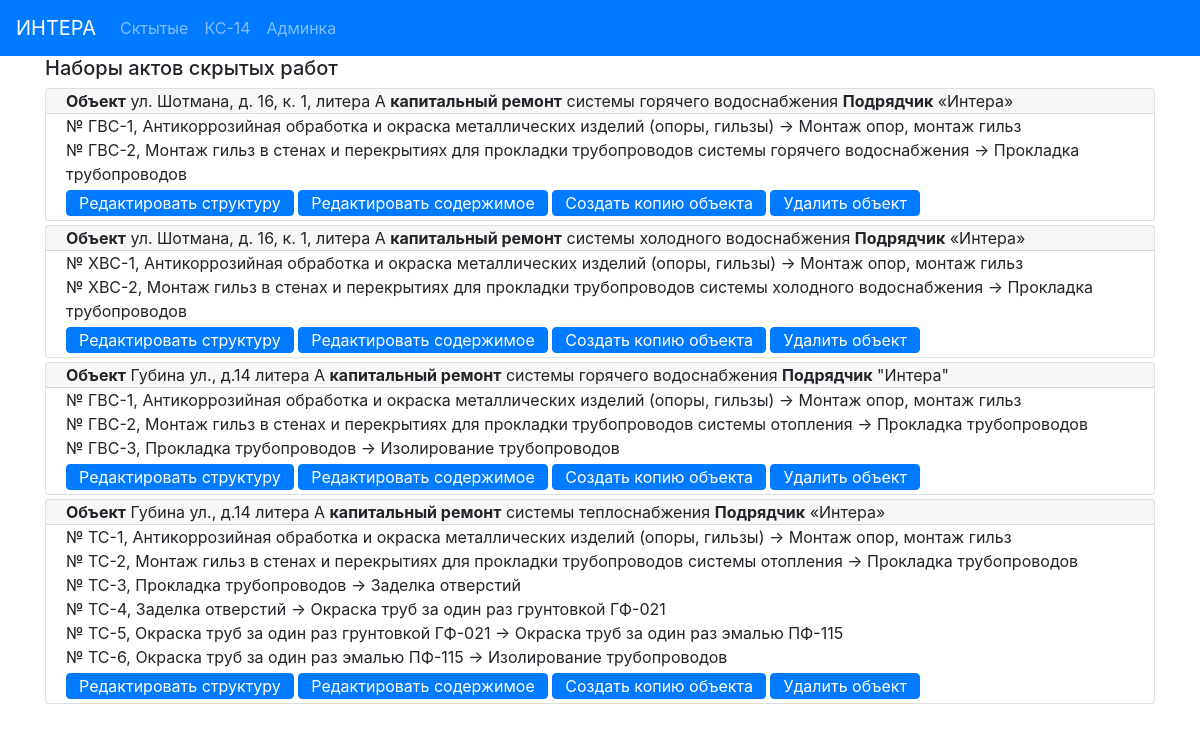
/actbase/, run on an earlier commit of the app's database.
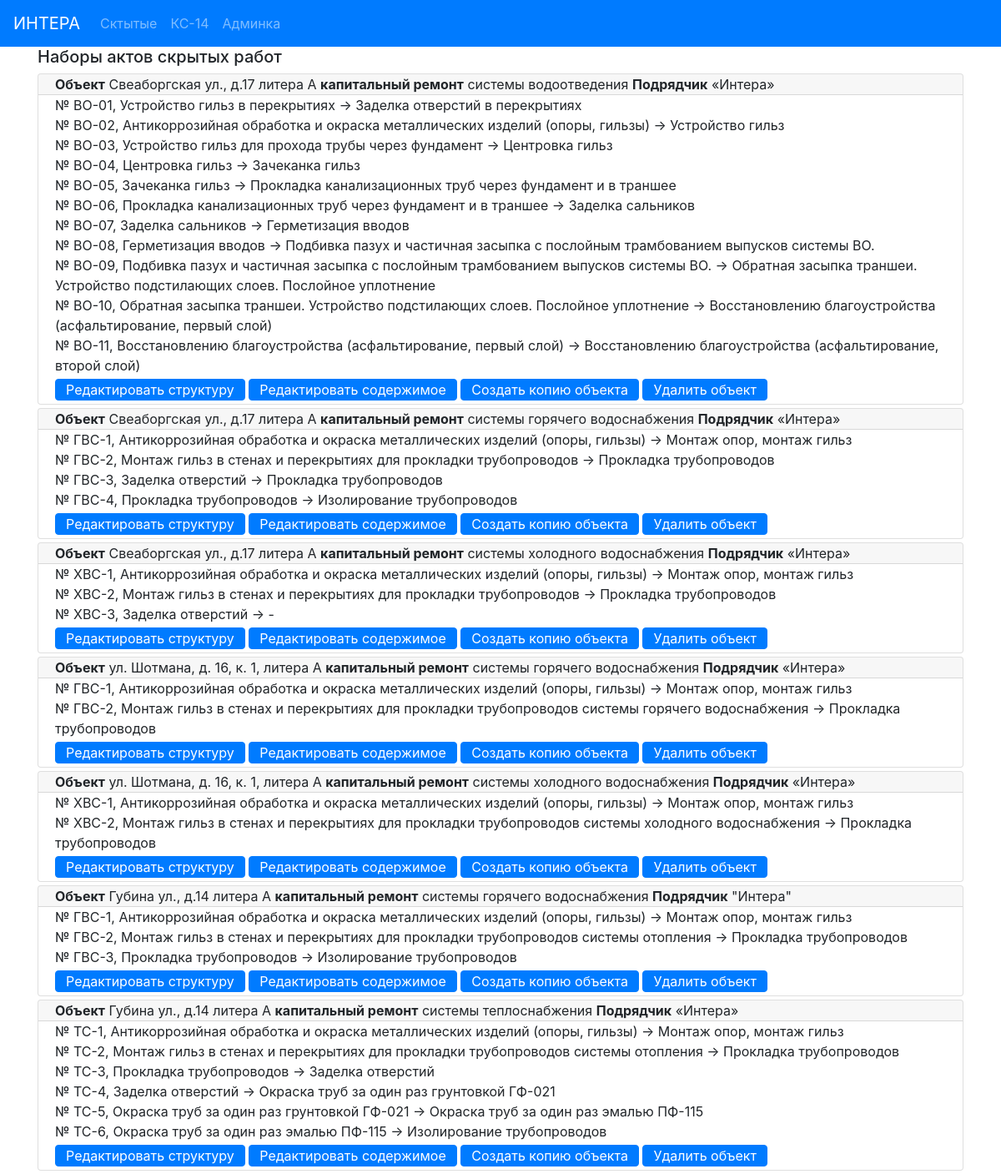
And on a later commit of the database.
### hiddenactsbase/models.py (models this page shows, shortened)
class ObjectActs (models.Model):
    address = models.CharField(max_length=100, verbose_name='Адрес', blank=False)
    system_type = models.CharField(max_length=100, verbose_name='тип')
    designer = models.CharField(max_length=200, verbose_name='Проектант')
    contractor = models.CharField(max_length=300, verbose_name='Подрядчик',
                                  default='Общество с ограниченной ответственностью «Интера».' +
                                          'Свидетельство о государственной регистрации серия 78' +
                                          '№007274277 от  02.09.2009, ОГРН 1097847236783, ' +
                                          'ИНН 7805498649, 198188, г. Санкт-Петербург,' +
                                          ' ул. Возрождения, д.20, литер А, тел. 242-78-10.')
    supervisor_engineer = models.CharField(max_length=100, verbose_name='Технадзор')
    contractor_engineer = models.CharField(max_length=100, verbose_name='Прораб')
    project_number = models.CharField(max_length=100, verbose_name='Ном. проекта')
    exec_documents = models.CharField(max_length=100, verbose_name='Исполн.')
    supervisor_engineer_decree = models.CharField(max_length=100, verbose_name=' ')
    contractor_engineer_decree = models.CharField(max_length=100, verbose_name=' ')
    acts = models.ManyToManyField('HiddenActIS', blank=True, related_name='object_acts')
    class Meta:
        verbose_name = 'Набор актов объекта '
    def get_absolute_url(self):
        return reverse('object_detail_url', kwargs={'pk': self.pk})
    def get_edit_url(self):
        return reverse('object_edit_url', kwargs={'pk': self.pk})
    def get_short_contractor(self):
        s = re.findall(r"[\"\«\»\']\D+?[\"\«\»\']", self.contractor)
        if len(s) == 0:
            return self.contractor
        else:
            return s[0]

class HiddenActIS (models.Model):
    act_number = models.CharField(max_length=20, verbose_name='Ном. Акта', blank=True)
    act_date = models.CharField(max_length=50, verbose_name='Дата Акта')
    presented_work = models.CharField(max_length=200, verbose_name='Предъявл.')
    materials = models.CharField(max_length=200, verbose_name='Материалы')
    permitted_work = models.CharField(max_length=200, verbose_name='Разрешено')
    begin_date = models.CharField(max_length=50, verbose_name='От:')
    end_date = models.CharField(max_length=50, verbose_name='До:')
    class Meta:
        ordering = ['act_number']
        verbose_name = 'Акт скрытых инженерка '

### hiddenactsbase/views.py (the view)
# urls.py: path('', ObjectsList.as_view(), name='objects_list_url'),
class ObjectsList(View):
    @staticmethod
    def get(request):
        objs = ObjectActs.objects.order_by("-id")
        return render(request, 'hiddenactsbase/index.html',
                      context={'objects_acts': objs})

### hiddenactsbase/templates/hiddenactsbase/index.html
{% extends 'base.html' %}
{% block mycontent %}
    <div class="container">
        <h5>Наборы актов скрытых работ</h5>
    </div>
    <div class="container">
    {% for obj in objects_acts %}
        <div class="card my-1">
          <div class="card-header py-0 ">
              <b>Объект</b> {{ obj.address }} <b>капитальный ремонт</b> {{ obj.system_type }} <b>Подрядчик</b> {{ obj.get_short_contractor }}
          </div>
          <div class="card-body py-0">
            {% for act in  obj.acts.all %}
                <p class="card-text mb-0"> № {{ act.act_number }}, {{ act.presented_work }} -> {{ act.permitted_work }}</p>
            {% endfor %}
            <a href="{{ obj.get_absolute_url }}" class="btn btn-primary  my-1 py-0">Редактировать структуру</a>
            <a href="{{ obj.get_edit_url }}" class="btn btn-primary  my-1 py-0">Редактировать содержимое</a>
            <a href="{% url 'copy_object' obj.pk %}" class="btn btn-primary  my-1 py-0">Создать копию объекта</a>
            <a href="{% url 'delete_object' obj.pk %}" class="btn btn-primary  my-1 py-0">Удалить объект</a>
          </div>
        </div>
    {% endfor %}
    </div>
{% endblock %}

### templates/base.html (shortened to what this page needs)
<!DOCTYPE html>
{% load static %}
<html lang="ru">
<head>
    <link rel="stylesheet" href="https://stackpath.bootstrapcdn.com/bootstrap/4.1.3/css/bootstrap.min.css"
>
    <link rel="stylesheet" href="{% static 'css/style.css' %}">
</head>
<body>
    <nav class="navbar navbar-expand-lg navbar-dark bg-primary">
        <a class="navbar-brand" href="/">ИНТЕРА</a>
        <div class="collapse navbar-collapse" id="navbarNavAltMarkup">
            <div class="navbar-nav">
                <a class="nav-item nav-link " href="{% url 'objects_list_url' %}">Сктытые <span class="sr-only">(current)</span></a>
                <a class="nav-item nav-link " href="{% url 'ks14_list_url' %}">КС-14</a>
                <a class="nav-item nav-link" href="/admin">Админка</a>
            </div>
        </div>
    </nav>
    {% block mycontent %}
    {% endblock %}
</body>
</html>

What changed in the data, as far as the page shows it:
added ObjectActs: address "Свеаборгская ул., д.17 литера А", system_type "системы водоотведения", get_short_contractor "«Интера»"
added HiddenActIS: act_number "ВО-01", presented_work "Устройство гильз в перекрытиях", permitted_work "Заделка отверстий в перекрытиях", shown under "Свеаборгская ул., д.17 литера А"
added HiddenActIS: act_number "ВО-02", presented_work "Антикоррозийная обработка и окраска металлических изделий (опоры, гильзы)", permitted_work "Устройство гильз", shown under "Свеаборгская ул., д.17 литера А"
added HiddenActIS: act_number "ВО-03", presented_work "Устройство гильз для прохода трубы через фундамент", permitted_work "Центровка гильз", shown under "Свеаборгская ул., д.17 литера А"
added HiddenActIS: act_number "ВО-04", presented_work "Центровка гильз", permitted_work "Зачеканка гильз", shown under "Свеаборгская ул., д.17 литера А"
added HiddenActIS: act_number "ВО-05", presented_work "Зачеканка гильз", permitted_work "Прокладка канализационных труб через фундамент и в траншее", shown under "Свеаборгская ул., д.17 литера А"
added HiddenActIS: act_number "ВО-06", presented_work "Прокладка канализационных труб через фундамент и в траншее", permitted_work "Заделка сальников", shown under "Свеаборгская ул., д.17 литера А"
added HiddenActIS: act_number "ВО-07", presented_work "Заделка сальников", permitted_work "Герметизация вводов", shown under "Свеаборгская ул., д.17 литера А"
added HiddenActIS: act_number "ВО-08", presented_work "Герметизация вводов", permitted_work "Подбивка пазух и частичная засыпка с послойным трамбованием выпусков системы ВО.", shown under "Свеаборгская ул., д.17 литера А"
added HiddenActIS: act_number "ВО-09", presented_work "Подбивка пазух и частичная засыпка с послойным трамбованием выпусков системы ВО.", permitted_work "Обратная засыпка траншеи. Устройство подстилающих слоев. Послойное уплотнение", shown under "Свеаборгская ул., д.17 литера А"
added HiddenActIS: act_number "ВО-10", presented_work "Обратная засыпка траншеи. Устройство подстилающих слоев. Послойное уплотнение", permitted_work "Восстановлению благоустройства (асфальтирование, первый слой)", shown under "Свеаборгская ул., д.17 литера А"
added HiddenActIS: act_number "ВО-11", presented_work "Восстановлению благоустройства (асфальтирование, первый слой)", permitted_work "Восстановлению благоустройства (асфальтирование, второй слой)", shown under "Свеаборгская ул., д.17 литера А"
added ObjectActs: address "Свеаборгская ул., д.17 литера А", system_type "системы горячего водоснабжения", get_short_contractor "«Интера»"
added HiddenActIS: act_number "ГВС-1", presented_work "Антикоррозийная обработка и окраска металлических изделий (опоры, гильзы)", permitted_work "Монтаж опор, монтаж гильз", shown under "Свеаборгская ул., д.17 литера А"
added HiddenActIS: act_number "ГВС-2", presented_work "Монтаж гильз в стенах и перекрытиях для прокладки трубопроводов", permitted_work "Прокладка трубопроводов", shown under "Свеаборгская ул., д.17 литера А"
added HiddenActIS: act_number "ГВС-3", presented_work "Заделка отверстий", permitted_work "Прокладка трубопроводов", shown under "Свеаборгская ул., д.17 литера А"
added HiddenActIS: act_number "ГВС-4", presented_work "Прокладка трубопроводов", permitted_work "Изолирование трубопроводов", shown under "Свеаборгская ул., д.17 литера А"
added ObjectActs: address "Свеаборгская ул., д.17 литера А", system_type "системы холодного водоснабжения", get_short_contractor "«Интера»"
added HiddenActIS: act_number "ХВС-1", presented_work "Антикоррозийная обработка и окраска металлических изделий (опоры, гильзы)", permitted_work "Монтаж опор, монтаж гильз", shown under "Свеаборгская ул., д.17 литера А"
added HiddenActIS: act_number "ХВС-2", presented_work "Монтаж гильз в стенах и перекрытиях для прокладки трубопроводов", permitted_work "Прокладка трубопроводов", shown under "Свеаборгская ул., д.17 литера А"
added HiddenActIS: act_number "ХВС-3", presented_work "Заделка отверстий", permitted_work "-", shown under "Свеаборгская ул., д.17 литера А"
